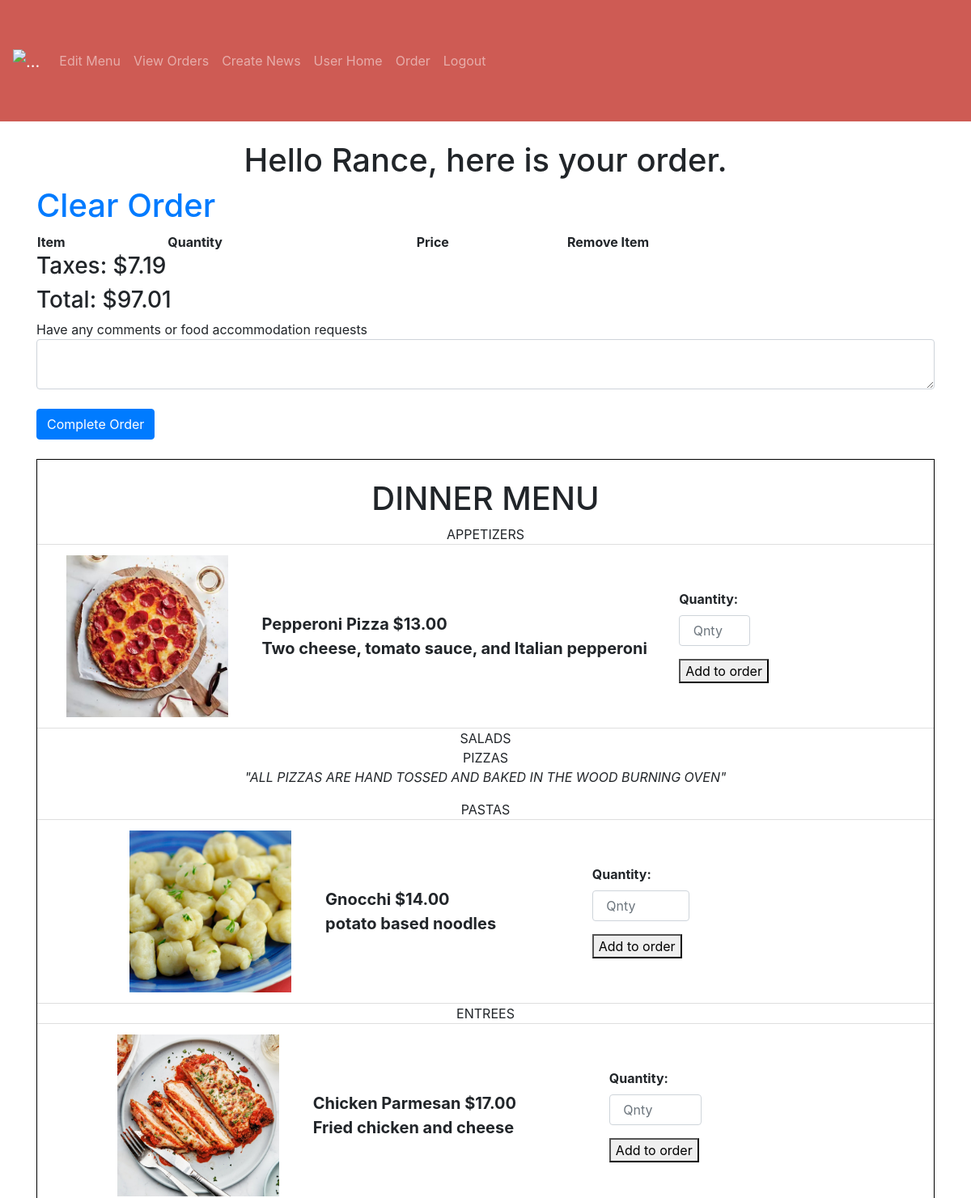
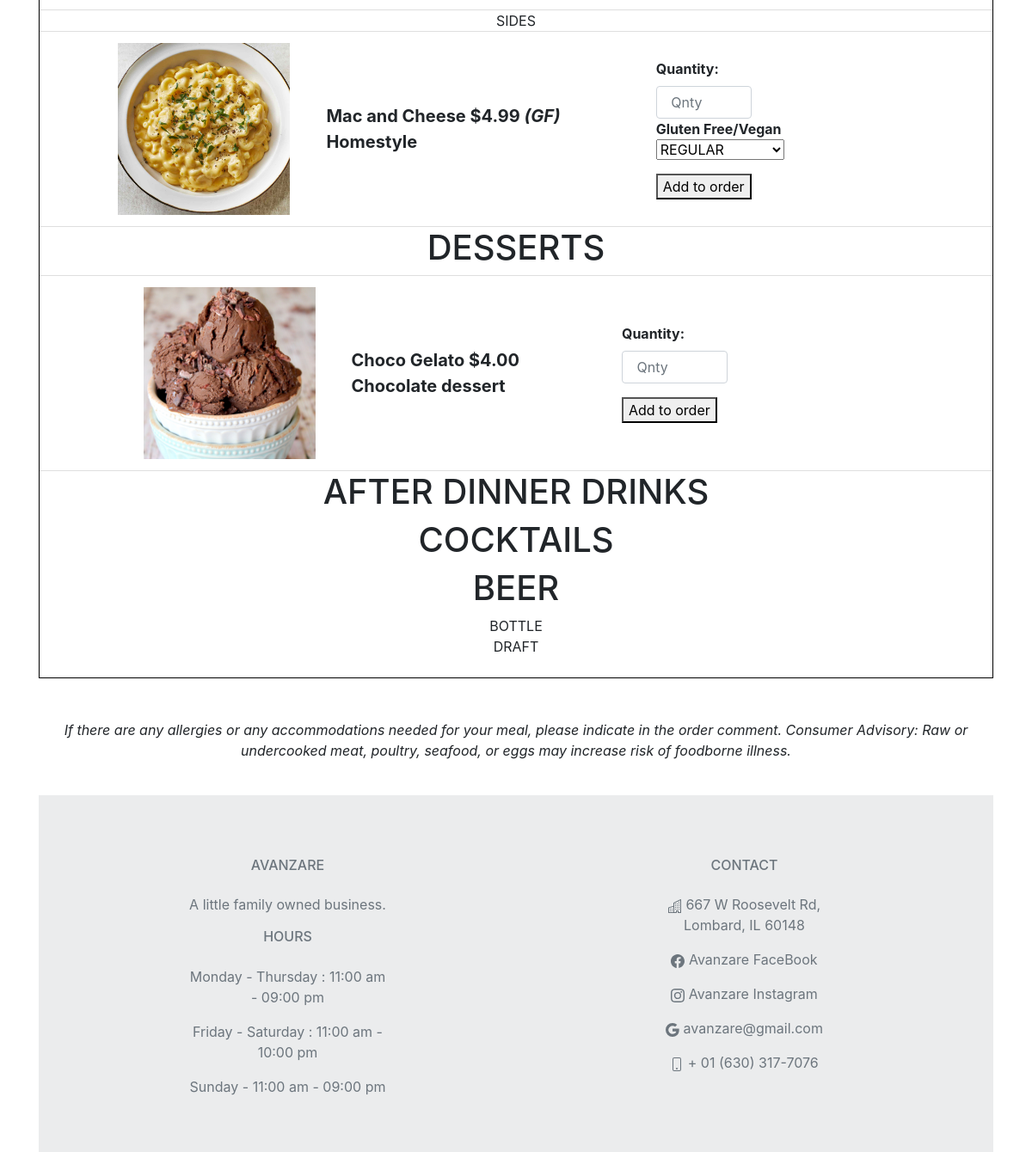
Screenshot of /corder-again/12 (signed in) with the database file from the repository (2 pictures, top to bottom).
### avanzareApp/models.py (models this page shows)
class User(db.Model, UserMixin):
    id = db.Column(db.Integer, primary_key=True)
    email = db.Column(db.String(150), unique=True)
    password = db.Column(db.String(150))
    first_name = db.Column(db.String(150))
    items = db.relationship('Menu')
    orders = db.relationship('Order')

class Menu(db.Model):
    id = db.Column(db.Integer, primary_key=True)
    name = db.Column(db.String(150), unique=True)
    price = db.Column(db.String(150))
    description = db.Column(db.String(10000))
    menu_type = db.Column(db.String(150))
    gluten_free = db.Column(db.String(150))
    vegan = db.Column(db.String(150))
    date = db.Column(db.DateTime(timezone=True), default=func.now())
    user_id = db.Column(db.Integer, db.ForeignKey('user.id'))

### avanzareApp/views.py (the view, shortened to what this page needs)
@views.route('/corder-again/<int:id>', methods=['GET', 'POST'])
def order_again(id):
    if request.method != 'POST':
        error_orders = Order.query.filter(Order.is_active == None).all()
        old_order = Order.query.filter(Order.id == id).first()
        new_order = Order(user_id=current_user.id, taxes=old_order.taxes, total=old_order.total)
        db.session.add(new_order)
        db.session.commit()
        for item in old_order.items:
            item_copy = Menu_order()
            db.session.add(item_copy)
            db.session.commit()
            item_copy.name = item.name[:]
            item_copy.price = item.price
            item_copy.description = item.description[:]
            item_copy.menu_type = item.menu_type[:]
            item_copy.gluten_free = item.gluten_free[:]
            item_copy.vegan = item.vegan[:]
            item_copy.order_id = new_order.id
            db.session.commit()
        user = User.query.filter(User.email == 'headChef@gmail.com').first()
        items = Menu.query.filter_by(user_id=user.id).order_by(Menu.name).all()
        return render_template("order.html", items=items, new_order=new_order, user=current_user)

### avanzareApp/__init__.py (called while the page is built)
def create_app():
    app = Flask(__name__)
    app.config['SECRET KEY'] = 'iudsdbciud ccdoi'
    app.config['SQLALCHEMY_DATABASE_URI'] = f'sqlite:///{DB_NAME}'
    db.init_app(app)
    from .views import views
    from .auth import auth
    app.register_blueprint(views, url_prefix='/')
    app.register_blueprint(auth, url_prefix='/')
    from .models import User
    with app.app_context():
        db.create_all()
    login_manager = LoginManager()
    login_manager.login_view = 'auth.start_page'
    login_manager.init_app(app)
    @login_manager.user_loader
    def load_user(id):
        return User.query.get(int(id))
    return app

### avanzareApp/templates/order.html (shortened to what this page needs)
{% extends "base.html" %} {% block title %}Home{% endblock %}
{% block content %}
<h1 align="center"> Hello {{ user.first_name }}, here is your order. </h1>
<h1><a id="order" href="/order">Clear Order</a></h1>
{% set lst =  [] %}
<table style="width:100%">
    <tr>
        <th>Item</th>
        <th>Quantity</th>
        <th>Price</th>
        <th>Remove Item</th>
    </tr>
</table>
{% if "${:,.2f}".format(new_order.taxes) == "$-0.00" %}
    <h3>Taxes: $0.00</h3>
{% else %}
    <h3>Taxes: {{ "${:,.2f}".format(new_order.taxes) }}</h3>
{% endif %}
{% if "${:,.2f}".format(new_order.total + new_order.taxes) == "$-0.00" %}
   <h3>Total: $0.00</h3>
{% else %}
    <h3>Total: {{ "${:,.2f}".format(new_order.total + new_order.taxes) }}</h3>
{% endif %}
<form method="POST">
    <div>Have any comments or food accommodation requests</div>
    <textarea name="comment" id="comment" class="form-control"></textarea>
    <br />
    <button type="submit" class="btn btn-primary">Complete Order</button>
</form>
<br />
<div class="blackLine">
    <br />
    <h1 align="center"> DINNER MENU </h1>
    <ul class="list-group list-group-flush" id="items">
        {% set gf = "(GF)" %}
        {% set v = "(V)" %}
        {% set gfv = "(GF and V)" %}
        {% set print_once = 1 %}
        {% for menu in ["APPETIZERS", "SALADS", "PIZZAS", "PASTAS", "ENTREES", "SIDES", "DESSERT MENU", "AFTER DINNER DRINKS", "COCKTAILS", "BOTTLE", "DRAFT"] %}
            {% if print_once == 1 %}
                {% if menu == "DESSERT MENU" %}
                    <h1 align="center"> DESSERTS </h1>
                    {% set print_once = 0 %}
                {% elif menu == "AFTER DINNER DRINKS" %}
                    <h1 align="center"> AFTER DINNER DRINKS </h1>
                    {% set print_once = 0 %}
                {% elif menu == "COCKTAILS" %}
                    <h1 align="center"> COCKTAILS </h1>
                    {% set print_once = 0 %}
                {% elif menu == "BOTTLE" %}
                    <h1 align="center"> BEER </h1>
                    <div align="center">{{ menu }}</div>
                    {% set print_once = 0 %}
                {% else %}
                    <div align="center">{{ menu }}</div>
                    {% if menu == "PIZZAS" %}
                        <p align="center"><i>"ALL PIZZAS ARE HAND TOSSED AND BAKED IN THE WOOD BURNING OVEN"</i></p>
                    {% endif %}
                    {% set print_once = 0 %}
                {% endif %}
            {% endif %}
            {% for item in items %}
                {% if item.menu_type == menu %}
                    <li class="list-group-item">
                        <table style="width:100%">
                            <tr>
                                <th>
                                    {% set tmp = item.name + '.jpg' %}
                                    <div align="right">
                                        <img class="img-responsive" src="{{ url_for('views.send_image', filename=tmp) }}" width="200" height="200">
                                    </div>
                                </th>
                                <th>
                                    <div class="text">
                                        {{ item.name }}
                                        {% set tmp = "$" + (item.price | string) %}
                                        {{ tmp }}
                                        {% if item.gluten_free == "GLUTEN FREE" %}
                                            <i>{{ gf }}</i>
                                        {% endif %}
                                        <br />
                                        {{ item.description }}
                                        <br />
                                    </div>
                                </th>
                                <th>
                                    <form action="/add-to-order/{{ new_order.id }}" method="POST">
                                        <div class="form-group">
                                            <label for="quantity">Quantity: </label>
                                            <input  style="width: 30%"
                                                    type="quantity"
                                                    class="form-control"
                                                    id="quantity"
                                                    name="quantity"
                                                    placeholder=" Qnty"
                                            />
                                            {% if (item.gluten_free == "GLUTEN FREE") or (item.vegan == "VEGAN") %}
                                                <div>Gluten Free/Vegan</div>
                                                    <select class="selectpicker" type="dish_accommodation" id="dish_accommodation" name="dish_accommodation">
                                                        <optgroup label="CHOOSE ONE" >
                                                            <option>REGULAR</option>
                                                        </optgroup>
                                                    </select>
                                            {% endif %}
                                        </div>
                                        <button>Add to order</button>
                                    </form>
                                </th>
                            </tr>
                        </table>
                    </li>
                {% endif %}
            {% endfor %}
            {% set print_once = 1 %}
        {% endfor %}
    </ul>
    <br />
</div>
<br />
<br />
<p align="center"><i>If there are any allergies or any accommodations needed for your meal, please indicate in the order
comment. Consumer Advisory: Raw or undercooked meat, poultry, seafood, or eggs may increase risk of foodborne illness.</i></p>
{% include "footer.html" %}
{% endblock %}

### avanzareApp/static/style.css (style rules this page uses)
.blackLine { border:1px solid black; }
.text { font-size: 20px; padding-left: 40px; }

### rows the page displays
User: first_name "Rance"
Menu: shows a picture, name "Pepperoni Pizza", tmp "$13.00", description "Two cheese, tomato sauce, and Italian pepperoni"
Menu: shows a picture, name "Gnocchi", tmp "$14.00", description "potato based noodles"
Menu: shows a picture, name "Chicken Parmesan", tmp "$17.00", description "Fried chicken and cheese"
Menu: shows a picture, name "Mac and Cheese", tmp "$4.99", gf "(GF)", description "Homestyle"
Menu: shows a picture, name "Choco Gelato", tmp "$4.00", description "Chocolate dessert"

### other values shown
{{ "${:,.2f}".format(new_order.taxes) }} "$7.19"
{{ "${:,.2f}".format(new_order.total + new_order.taxes) }} "$97.01"
{{ menu }} "APPETIZERS" "SALADS" "PIZZAS" "PASTAS" "ENTREES" "SIDES" "DRAFT"
{{ menu }} "BOTTLE"
